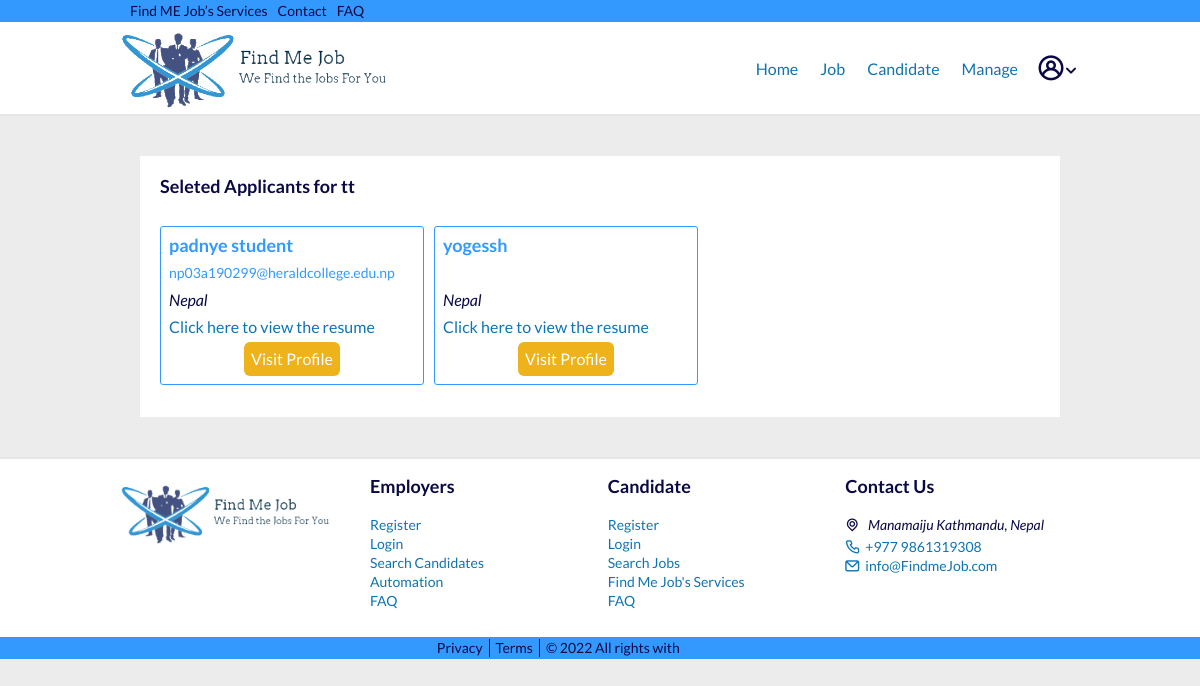
/hiring/job/tt/selected (signed in), run on the app's committed database.
### recruiters/models.py (models this page shows, shortened)
class Job(models.Model):
    recruiter = models.ForeignKey(
        User, related_name='jobs', on_delete=models.CASCADE)
    title = models.CharField(max_length=255)
    company = models.CharField(max_length=200)
    location = models.CharField(max_length=255)
    description = models.TextField()
    skills_req = models.CharField(max_length=200)
    job_type = models.CharField(
        max_length=30, choices=CHOICES, default='Full Time', null=True)
    link = models.URLField(null=True, blank=True)
    slug = AutoSlugField(populate_from='title', unique=True, null=True)
    date_posted = models.DateTimeField(default=timezone.now)

### candidates/models.py (models this page shows, shortened)
class Profile(models.Model):
    user = models.OneToOneField(
        User, on_delete=models.CASCADE, primary_key=True, related_name='profile')
    full_name = models.CharField(max_length=200, null=True, blank=True)
    country = CountryField(null=True, blank=True)
    location = models.CharField(max_length=255, null=True, blank=True)
    resume = models.FileField(upload_to='resumes', null=True, blank=True)
    grad_year = models.IntegerField(blank=True)
    looking_for = models.CharField(
        max_length=30, choices=CHOICES, default='Full Time', null=True)
    slug = AutoSlugField(populate_from='user', unique=True)

### recruiters/views.py (the view)
# urls.py: path('job/<slug>/selected', views.selected_list, name='selected-list'),
@login_required
def selected_list(request, slug):
    job = get_object_or_404(Job, slug=slug)
    selected = Selected.objects.filter(job=job).order_by('date_posted')
    profiles = []
    for applicant in selected:
        profile = Profile.objects.filter(user=applicant.applicant).first()
        profiles.append(profile)
    context = {
        'rec_navbar': 1,
        'profiles': profiles,
        'job': job,
    }
    return render(request, 'recruiters/selected_list.html', context)

### recruiters/templates/recruiters/selected_list.html (shortened to what this page needs)
{% extends "users/layout.html" %} {% load static %} {% block content %}
<div class="container">
  <section class="section__candidate-details">
    <h3>
      <b>Seleted Applicants for {{job.title}}</b>
    </h3>
    <br />
    {% if profiles %}
    <div class="row">
      {% for profile in profiles %}
      <div class="col">
        <div class="card">
          <span>
            <a href="{% url 'profile-view' profile.slug %}">
              {% if profile.full_name %}
              <h3>
                <b>{{profile.full_name}}</b>
              </h3>
              {% else %}
              <h3>
                <b>{{profile.user.username}}</b>
              </h3>
              {% endif %}
            </a>
            <dd>
              <a href="{{profile.user.email}}">{{profile.user.email}}</a></a><br />
            </dd>
            <address>{{profile.country.name}}</address>
            {% if profile.resume %}
            <a class="link" href="{{profile.resume.url}}">Click here to view the resume</a>
            {% else %}
            <p class="text">No Resume Provided!</p>
            {% endif %}
          </span>
          <div class="option">
            <a
              class="btn-visit"
              href="{% url 'profile-view' profile.slug %}"
              >Visit Profile
            </a>
          </div>
        </div>
      </div>
      {% endfor %}
    </div>
  </section>
  {% endif %}
</div>
{% endblock content %}

### static/markup/css/main.css (style rules this page uses)
html { font-family: sans-serif; -ms-text-size-adjust: 100%; -webkit-text-size-adjust: 100%; }
body { margin: 0; }
article, aside, details, figcaption, figure, footer, header, hgroup, main, menu, nav, section, summary { display: block; }
a { background-color: transparent; }
b, strong { font-weight: bold; }
html { box-sizing: border-box; }
*, *:before, *:after { box-sizing: inherit; }
* { max-height: 1000000px; }
body { color: #0A0944; background: #ECECEC; font: 1rem/1.2 "Lato", "Arial", "Helvetica Neue", "Helvetica", sans-serif; min-width: 320px; -webkit-font-smoothing: antialiased; -moz-osx-font-smoothing: grayscale; }
h1, .h1, h2, .h2, h3, .h3, h4, .h4, h5, .h5, h6, .h6, .h { font-family: inherit; font-weight: bold; margin: 0 0 0.5em; color: inherit; }
h3, .h3 { font-size: 1.125rem; }
a { color: #39f; }
.container { max-width: 62.5rem; margin: 0 auto; padding: 0 1.25rem; }

### static/main.css (style rules this page uses)
html { font-family: sans-serif; -ms-text-size-adjust: 100%; -webkit-text-size-adjust: 100%; }
body { margin: 0; }
article, aside, details, figcaption, figure, footer, header, hgroup, main, menu, nav, section, summary { display: block; }
a { background-color: transparent; }
b, strong { font-weight: bold; }
html { box-sizing: border-box; }
*, *:before, *:after { box-sizing: inherit; }
* { max-height: 1000000px; }
body { color: #0A0944; background: #ECECEC; font: 1rem/1.2 "Lato", "Arial", "Helvetica Neue", "Helvetica", sans-serif; min-width: 320px; -webkit-font-smoothing: antialiased; -moz-osx-font-smoothing: grayscale; }
h1, .h1, h2, .h2, h3, .h3, h4, .h4, h5, .h5, h6, .h6, .h { font-family: inherit; font-weight: bold; margin: 0 0 0.5em; color: inherit; }
h3, .h3 { font-size: 1.125rem; }
a { color: #39f; }
.container { max-width: 62.5rem; margin: 0 auto; padding: 0 1.25rem; }

### recruiters/templates/recruiters/selected_list.html (style rules this page uses)
.section__candidate-details { margin-bottom: 40px; background: #fff; padding: 20px; }
.row { display: flex; flex-direction: column; }
.col { border: 1px solid #39f; padding: 8px; border-radius: 3px; margin-bottom: 12px; width: 100%; }
.card span a { text-decoration: none; }
dd { margin-left: 0; font-size: 11px; margin-bottom: 8px; }
address { margin-bottom: 8px; }
.link { color: #0E75B2; margin-bottom: 8px; }
@media (min-width: 768px) { dd { font-size: 14px; } }
@media (min-width: 768px) { .row { flex-direction: row; gap: 10px; } }
@media (min-width: 768px) { .col { width: 30%; } }
.option { display: flex; justify-content: space-around; margin-top: 6px; }
.option a { text-decoration: none; padding: 6px; border-radius: 6px; }
.btn-visit { background: #EEB31B; color: #fff; border: 1px solid transparent; transition: .3s ease-in-out; }

### data on the page
Job: title "tt"
Profile: full_name "padnye student", user.email "np03a190299@heraldcollege.edu.np", country.name "Nepal"
Profile: full_name "yogessh", country.name "Nepal"
